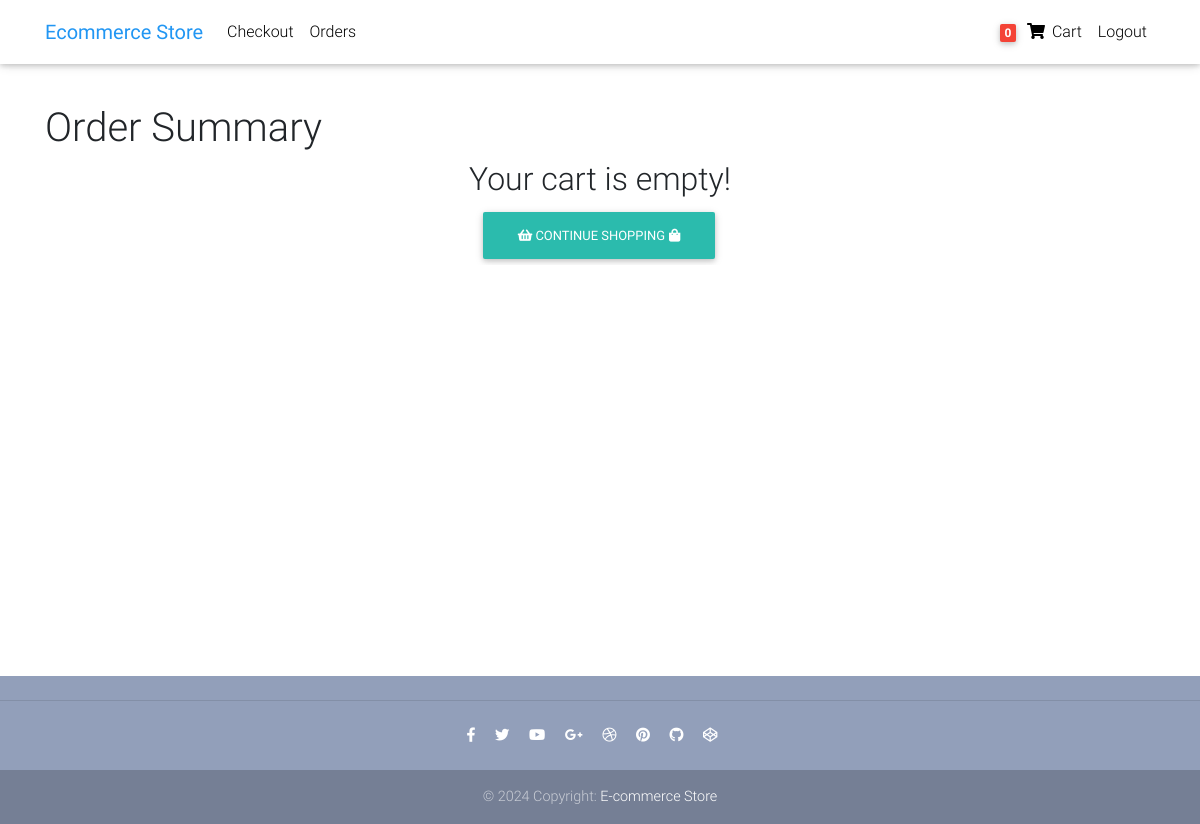
/order-summary/ (signed in), run on an earlier commit of the app's database.
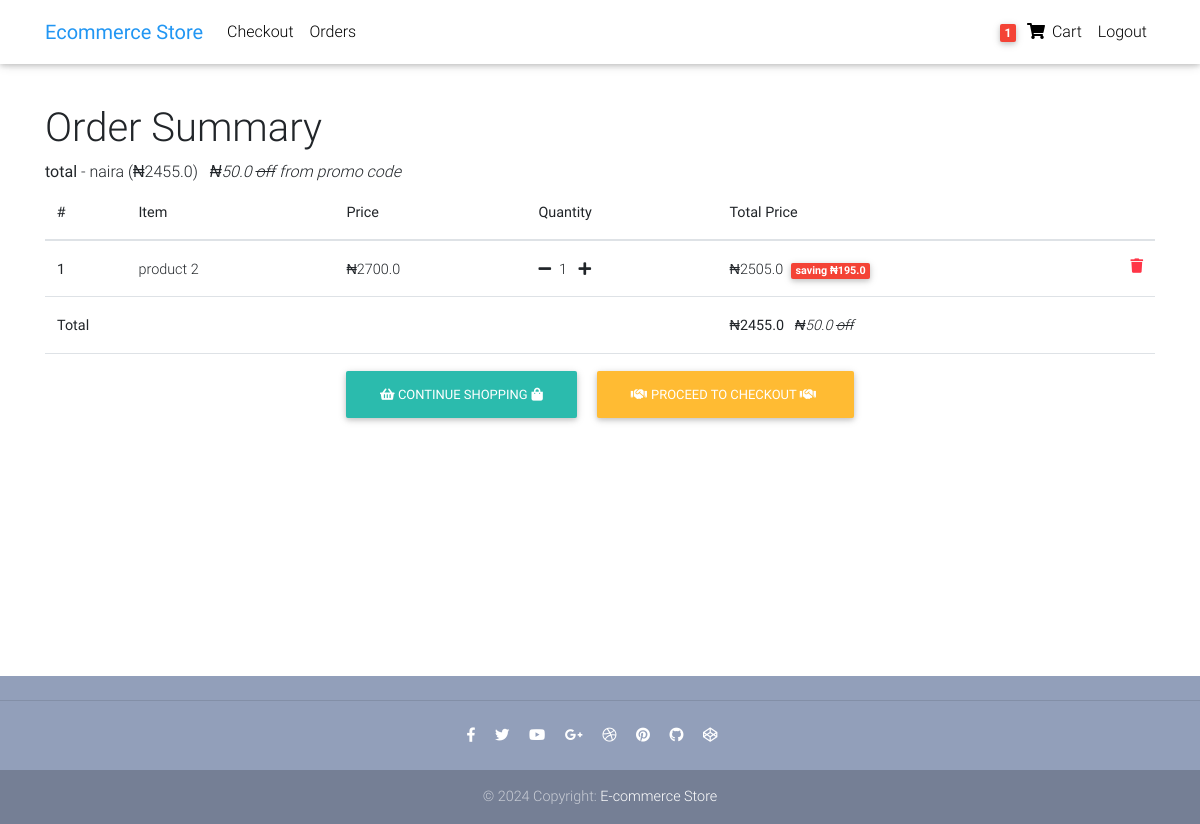
And on a later commit of the database.
### users/models.py (models this page shows, shortened)
class UserModel(AbstractUser):
    username = models.CharField(null=False, blank=True, max_length=100)
    first_name = models.CharField(max_length=100)
    other_names = models.CharField(max_length=100, blank=True, null=True)
    email = models.EmailField(unique=True)
    USERNAME_FIELD = 'email'
    REQUIRED_FIELDS = [
        'first_name'
    ]
    objects = CustomUserManager()

### core/models.py (models this page shows, shortened)
class Order(models.Model):
    user = models.ForeignKey(USER, on_delete=models.CASCADE)
    items = models.ManyToManyField(OrderItem)
    start_date = models.DateTimeField(auto_now_add= True)
    ordered_date = models.DateTimeField()
    ordered = models.BooleanField(default=False)
    billing_address = models.ForeignKey("BillingAddress",on_delete = models.SET_NULL, null = True, blank = True)
    payment = models.ForeignKey("Payment",on_delete = models.SET_NULL, null = True, blank = True)
    coupon = models.ForeignKey("Coupon",on_delete = models.SET_NULL, null = True, blank = True)
    total = models.FloatField(null = True, blank = True)
    @property
    def order_total(self):
        total = 0
        for ordered_item in self.items.all():
            total += ordered_item.get_final_total_price()
        if self.coupon:
            total -= self.coupon.amount
        return total

class OrderItem(models.Model):
    item = models.ForeignKey(Item, on_delete=models.CASCADE)
    quantity = models.PositiveIntegerField(default = 1)
    user = models.ForeignKey(USER, on_delete = models.CASCADE)
    ordered = models.BooleanField(default=False)
    def get_total_item_discount_price(self):
        num_items = self.quantity
        price = self.item.discount_price
        total = num_items * price
        return total
    def amount_saved(self):
        dic_price = self.item.discount_price
        price = self.item.price
        saved_cost = (price - dic_price) * self.quantity
        return saved_cost
    def get_final_total_price(self):
        if self.item.discount_price:
            return self.get_total_item_discount_price()
        else:
            return self.get_total_item_price()

class Item(models.Model):
    title = models.CharField(max_length=100)
    price = models.FloatField()
    discount_price = models.FloatField(null = True, blank = True)
    category = models.ForeignKey(Category, on_delete = models.CASCADE)
    label = models.CharField(choices = LABEL_CHOICES, max_length=10)
    image = models.ImageField(upload_to = "items/",  default = "items/imagePL.svg")
    description = models.TextField()
    slug = models.SlugField()

class Coupon(models.Model):
    code = models.CharField(max_length = 15)
    amount = models.FloatField()

### core/views.py (the view)
class OrderSummaryView(LoginRequiredMixin,View):
    def get(self, request):
        try:
            orders = Order.objects.get(user = request.user, ordered = False)
            items = orders.items.all()
            context = {
                "orders":orders,
                "items":items
            }
        except:
            messages.info(request, "You do not have any active order!")
            return redirect("/")
        return render(request, "core/order_summary.html", context)

### core/templatetags/cart_tags.py (called while the page is built)
@register.filter
def cart_item_count(user):
    if user.is_authenticated:
        qs = Order.objects.filter(user=user, ordered = False )
        if qs.exists():
            order = qs.first()
            ordered_items = order.items.all()
            total = sum([item.quantity for item in ordered_items])
            return total
        return 0
    else:
        return 0

@register.filter
def number_to_words(value):
    return p.number_to_words(value, andword='and', zero='zero').replace(',', '').replace("point zero", "")

### templates/core/order_summary.html (shortened to what this page needs)
 {%extends 'base.html' %}
 {% load cart_tags %}
{% load static %}
{% block content %}
<div class="table-responsive text-nowrap">
<h1>Order Summary</h1>
{% if items.count is 0 %}
<h2 class="text-center">Your cart is empty!</h2>
<div class="text-center"><a class=" btn btn-default mr-2 " href="/"><li class="fas ">&#xf291;</li> Continue shopping<li class="fas ml-1 ">&#xf290;</li>   </a></div>
{% else %}
<b>total </b>- {{orders.order_total|number_to_words}} naira (&#8358;{{orders.order_total}})
<em>{% if orders.coupon %} &nbsp; &#8358;{{orders.coupon.amount}} <strike>off</strike> {% endif %} from promo code</em>
  <table class="table">
    <thead>
      <tr>
        <strong><th scope="col">#</th></strong>
        <th scope="col">Item</th>
        <th scope="col">Price</th>
        <th scope="col">Quantity</th>
        <th scope="col">Total Price</th>
      </tr>
    </thead>
    <tbody>
      {% for item in items %}
      <tr>
        <td scope="col"><b>{{forloop.counter}}</b></td>
        <td>{{item.item.title}}</td>
        <td>&#8358;{{item.item.price}}</td>
        <td>
         <a href="{% url 'decrease-item-qty' item.item.slug %}"> <li class="fas fa-minus mr-2"></li></a>{{item.quantity}}
         <a href="{% url 'increase-item-qty' item.item.slug %}"><li class="fas fa-plus ml-2"></li></a>
         </td>
       <td>
        {% if item.item.discount_price %}
       &#8358;{{item.get_total_item_discount_price}}<span class=" ml-2 badge red"> saving &#8358;{{item.amount_saved}}</span>
       {%else%}
       &#8358;{{item.get_total_item_price}}
       {%endif%}
     <a href="{% url 'remove-item' item.item.slug %}"> <li class=" text-danger fas fa-trash float-right"></li></a>
   </td>
      </tr>
      {% endfor %}
      <tr>
        <td colspan="4" class="text-weight-bold"><strong>Total</strong></td>
        <td><strong class="text-weight-bold">&#8358;{{orders.order_total}} </strong> <i>{% if orders.coupon %} &nbsp; &#8358;{{orders.coupon.amount}} <strike>off</strike> {% endif %}</i></td>
      </tr>
      <tr>
        <td colspan="5" class="text-center">
          <a class=" btn btn-default mr-2 " href="/"><li class="fas ">&#xf291;</li> Continue shopping<li class="fas ml-1 ">&#xf290;</li>   </a>
          <a class=" btn btn-warning ml-2" href="{% url 'checkout' %}"><li class="fas mr-1 "> &#xf2b5; </li>Proceed to Checkout <li class="fas mr-1 "> &#xf2b5; </li> </a>
        </td>
      </tr>
    </tbody>
  </table>
{%endif%}
</div>
{% endblock content %}

### templates/base.html (shortened to what this page needs)
{% load crispy_forms_tags%}
{%load static%}
<!DOCTYPE html>
<html>
<head>
   <link rel="stylesheet" href="https://use.fontawesome.com/releases/v5.11.2/css/all.css">
  <link href="{% static 'css/bootstrap.min.css' %}" rel="stylesheet">
  <link href="{% static 'css/mdb.min.css' %}" rel="stylesheet">
  <link href="{% static 'css/style.min.css' %}" rel="stylesheet"> -->
  <link href="{% static 'css/style.css' %}" rel="stylesheet">
</head>
<body>
  <div class="container--wrapper">
  {% include 'partials/nav.html'%}
<div class="main container">
{% block content %}
{% endblock content %}
</div>
{% include 'partials/footer.html' %}
  </div>
</body>
</html>

### templates/partials/nav.html (shortened to what this page needs)
 {% load cart_tags %}
  <nav class="navbar fixed-top navbar-expand-lg navbar-light white scrolling-navbar">
    <div class="container">
      <a class="navbar-brand waves-effect" href="{%url 'home'%}">
        <strong class="blue-text">Ecommerce Store</strong>
      </a>
      <div class="collapse navbar-collapse" id="navbarSupportedContent">
        <ul class="navbar-nav mr-auto">
          <li class="nav-item">
            <a class="nav-link waves-effect" href='/checkout'>Checkout</a>
          </li>
          <li class="nav-item">
            <a class="nav-link waves-effect" href="{% url 'order-summary'%}">Orders</a>
          </li>
        </ul>
        <ul class="navbar-nav nav-flex-icons">
          {%if request.user.is_authenticated %}
          <li class="nav-item">
            <a class="nav-link waves-effect" href="{% url 'order-summary'  %}">
              <span class="badge red z-depth-1 mr-1"> {{request.user|cart_item_count}}</span>
              <i class="fas fa-shopping-cart"></i>
              <span class="clearfix d-none d-sm-inline-block"> Cart </span>
            </a>
          </li>
          <li class="nav-item">
            <a class="nav-link waves-effect" href='{% url "logout" %}' >Logout</a>
          </li>
          {% endif %}
        </ul>
      </div>
    </div>
  </nav>

### templates/partials/footer.html
  <footer   class="page-footer text-center font-small mt-4 wow fadeIn">
    <hr class="my-4">
    <div class="pb-4">
      <a href="https://www.facebook.com/mdbootstrap" target="_blank">
        <i class="fab fa-facebook-f mr-3"></i>
      </a>
      <a href="https://twitter.com/MDBootstrap" target="_blank">
        <i class="fab fa-twitter mr-3"></i>
      </a>
      <a href="https://www.youtube.com/watch?v=7MUISDJ5ZZ4" target="_blank">
        <i class="fab fa-youtube mr-3"></i>
      </a>
      <a href="https://plus.google.com/u/0/b/107863090883699620484" target="_blank">
        <i class="fab fa-google-plus-g mr-3"></i>
      </a>
      <a href="https://dribbble.com/mdbootstrap" target="_blank">
        <i class="fab fa-dribbble mr-3"></i>
      </a>
      <a href="https://pinterest.com/mdbootstrap" target="_blank">
        <i class="fab fa-pinterest mr-3"></i>
      </a>
      <a href="https://github.com/mdbootstrap/bootstrap-material-design" target="_blank">
        <i class="fab fa-github mr-3"></i>
      </a>
      <a href="http://codepen.io/mdbootstrap/" target="_blank">
        <i class="fab fa-codepen mr-3"></i>
      </a>
    </div>
    <div class="footer-copyright py-3">
      © {% now "Y" %} Copyright:
      <a href="#" target="_blank"> E-commerce Store </a>
    </div>
  </footer>

### static/css/style.css (style rules this page uses)
body .container--wrapper { display: flex; flex-direction: column; justify-content: space-between; min-height: 100vh; }
body .main.container { flex: 1; }

### templates/base.html (style rules this page uses)
html, body, header, .carousel { height: 60vh; }

What changed in the data, as far as the page shows it:
changed UserModel: user|cart_item_count "0" → "1"
added Order: order_total "2455.0", coupon.amount "50.0"
added OrderItem: item "product 2", item.price "2700.0", quantity "1", get_total_item_discount_price "2505.0", amount_saved "195.0"
Also different on the page:
text no longer shown: "Your cart is empty!"
text now shown: "total - naira (₦ ) ₦ off from promo code # Item Price Quantity Total Price Total ₦ ₦ off PROCEED TO CHECKOUT"
